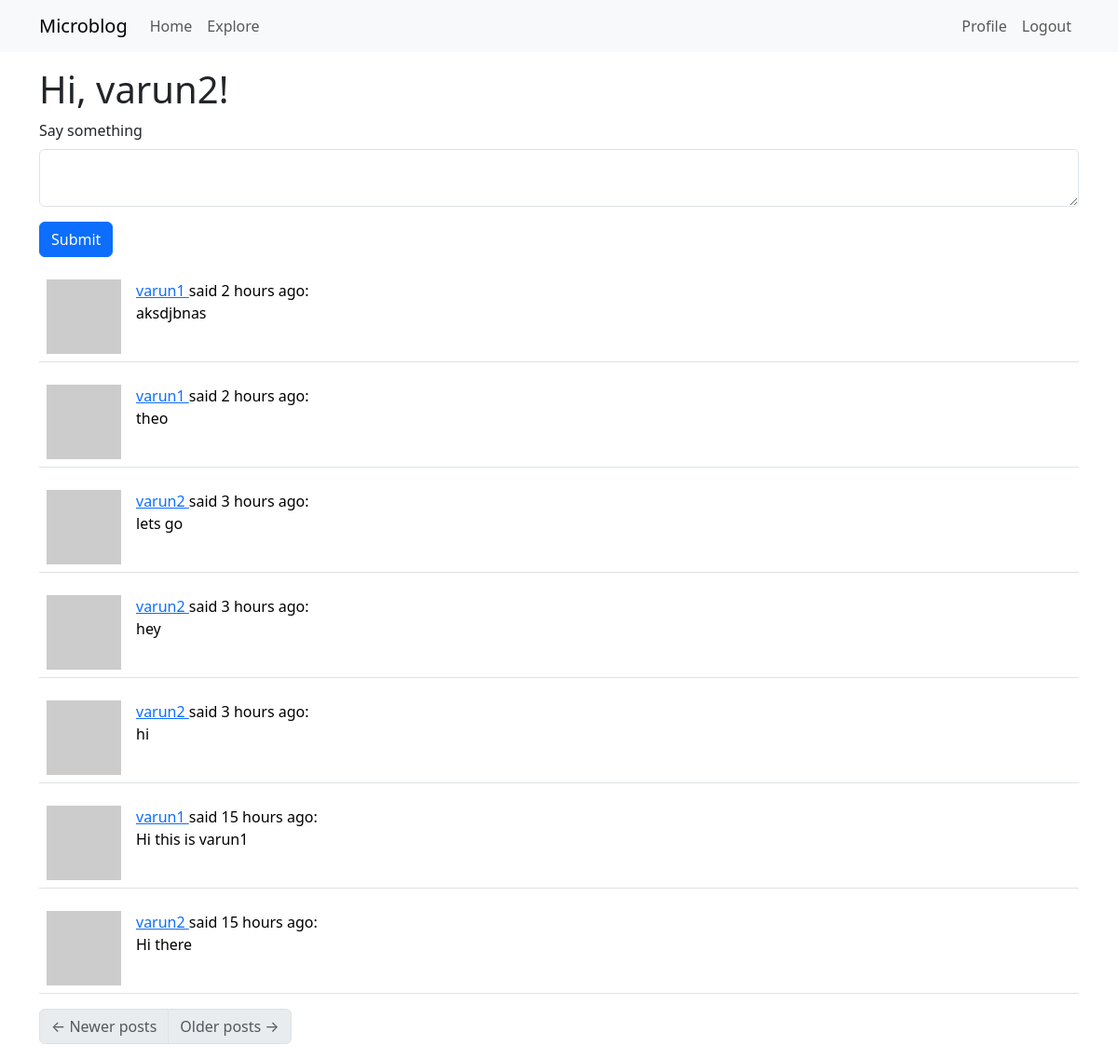
The page /index (signed in) on the database its author committed.
### app/models.py (models this page shows, shortened)
class User(UserMixin,db.Model):
    id: so.Mapped[int] = so.mapped_column(primary_key=True)
    username: so.Mapped[str] = so.mapped_column(sa.String(64), index=True, unique=True)
    email: so.Mapped[str] = so.mapped_column(sa.String(120), index=True, unique=True)
    password_hash: so.Mapped[Optional[str]] = so.mapped_column(sa.String(256))
    posts: so.WriteOnlyMapped['Post'] = so.relationship(back_populates='author')
    about_me: so.Mapped[Optional[str]] = so.mapped_column(sa.String(140))
    last_seen: so.Mapped[Optional[datetime]] = so.mapped_column(default=lambda: datetime.now(timezone.utc))
    def avatar(self, size):
        digest = md5(self.email.lower().encode('utf-8')).hexdigest()
        return f'https://www.gravatar.com/avatar/{digest}?d=identicon&s={size}'
    following: so.WriteOnlyMapped['User'] = so.relationship(
        secondary=followers, primaryjoin=(followers.c.follower_id == id),
        secondaryjoin=(followers.c.followed_id == id),
        back_populates='followers')
    followers: so.WriteOnlyMapped['User'] = so.relationship(
        secondary=followers, primaryjoin=(followers.c.followed_id == id),
        secondaryjoin=(followers.c.follower_id == id),
        back_populates='following')
    def following_posts(self):
        Author = so.aliased(User)
        Follower = so.aliased(User)
        return (
            sa.select(Post)
            .join(Post.author.of_type(Author))
            .join(Author.followers.of_type(Follower), isouter=True)
            .where(sa.or_(
                Follower.id == self.id,
                Author.id == self.id,
            ))
            .group_by(Post)
            .order_by(Post.timestamp.desc())
        )

class Post(db.Model):
    id: so.Mapped[int] = so.mapped_column(primary_key=True)
    body: so.Mapped[str] = so.mapped_column(sa.String(140))
    timestamp: so.Mapped[datetime] = so.mapped_column(index=True, default=lambda: datetime.now(timezone.utc))
    user_id: so.Mapped[int] = so.mapped_column(sa.ForeignKey(User.id),index=True)
    author: so.Mapped[User] = so.relationship(back_populates='posts')

### app/routes.py (the view)
@app.route('/', methods=['GET', 'POST'])
@app.route('/index', methods=['GET', 'POST'])
@login_required
def index():
    form = PostForm()
    if form.validate_on_submit():
        post = Post(body=form.post.data, author=current_user)
        db.session.add(post)
        db.session.commit()
        flash('Your post is now live!')
        return redirect(url_for('index'))
    posts = db.session.scalars(current_user.following_posts()).all()
    return render_template("index.html", title='Home Page', form=form, posts=posts)

### app/forms.py
class PostForm(FlaskForm):
    post = TextAreaField('Say something', validators=[
        DataRequired(), Length(min=1, max=140)])
    submit = SubmitField('Submit')

### app/models.py (called while the page is built)
@login.user_loader
def load_user(id):
    return db.session.get(User, int(id))

### app/routes.py (called while the page is built)
@app.before_request
def before_request():
    if current_user.is_authenticated:
        current_user.last_seen = datetime.now(timezone.utc)
        db.session.commit()

### app/templates/index.html
{% extends "base.html" %}
{% import "bootstrap_wtf.html" as wtf %}
{% block content %}
    <h1>Hi, {{ current_user.username }}!</h1>
    {% if form %}
    {{ wtf.quick_form(form) }}
    {% endif %}
    {% for post in posts %}
        {% include '_post.html' %}
    {% endfor %}
    <nav aria-label="Post navigation">
        <ul class="pagination">
            <li class="page-item{% if not prev_url %} disabled{% endif %}">
                <a class="page-link" href="{{ prev_url }}">
                    <span aria-hidden="true">&larr;</span> Newer posts
                </a>
            </li>
            <li class="page-item{% if not next_url %} disabled{% endif %}">
                <a class="page-link" href="{{ next_url }}">
                    Older posts <span aria-hidden="true">&rarr;</span>
                </a>
            </li>
        </ul>
    </nav>
{% endblock %}

### app/templates/_post.html
<table class="table table-hover">
    <tr>
        <td width="70px">
            <a href="{{ url_for('user', username=post.author.username) }}">
                <img src="{{ post.author.avatar(70) }}" />
            </a>
        </td>
        <td>
            <a href="{{ url_for('user', username=post.author.username) }}">
                {{ post.author.username }}
            </a>
            said {{ moment(post.timestamp).fromNow() }}:
            <br>
            {{ post.body }}
        </td>
    </tr>
</table>

### rows shown on the page
User: username "varun2"
Post: author.username "varun1", timestamp "2 hours ago", body "aksdjbnas"
Post: author.username "varun1", timestamp "2 hours ago", body "theo"
Post: author.username "varun2", timestamp "3 hours ago", body "lets go"
Post: author.username "varun2", timestamp "3 hours ago", body "hey"
Post: author.username "varun2", timestamp "3 hours ago", body "hi"
Post: author.username "varun1", timestamp "15 hours ago", body "Hi this is varun1"
Post: author.username "varun2", timestamp "15 hours ago", body "Hi there"

### other values the page prints
{{ field.label(class='form-label') }} "Say something"
